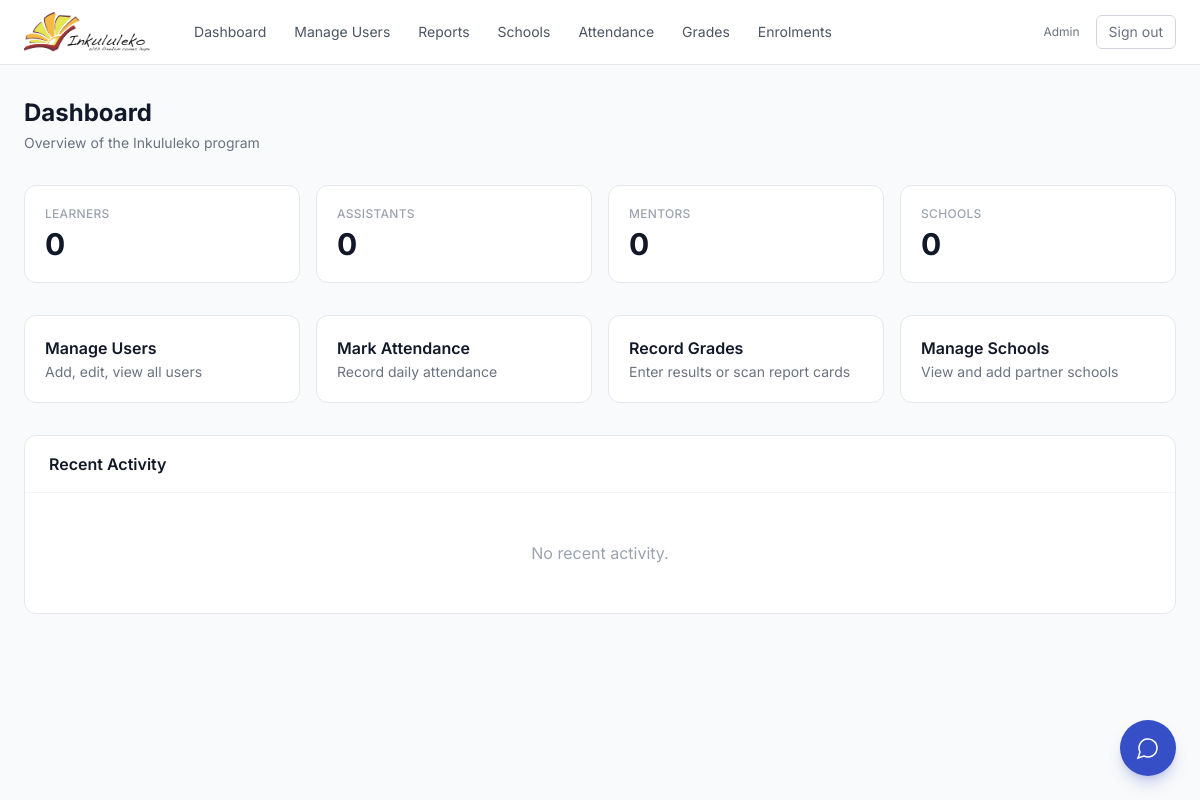
/dashboard/ (signed in), run on an earlier commit of the app's database.
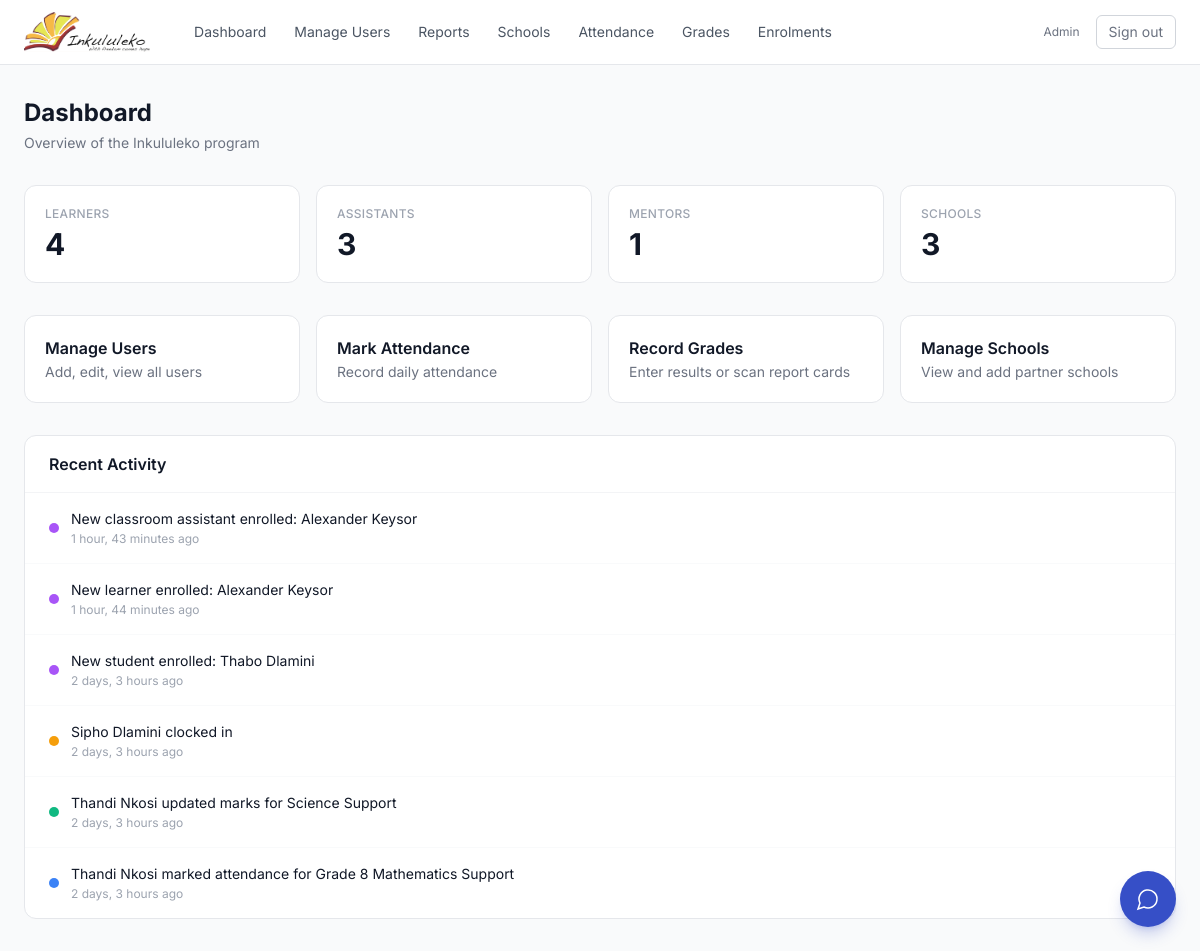
And on a later commit of the database.
### core/models.py (models this page shows, shortened)
class User(AbstractUser):
    class Role(models.TextChoices):
        ADMIN = 'admin', 'Admin'
        ASSISTANT = 'assistant', 'Classroom Assistant'
        LEARNER = 'learner', 'Learner'
        MENTOR = 'mentor', 'Mentor'
    role = models.CharField(
        max_length=20, choices=Role.choices, default=Role.LEARNER
    )
    school = models.ForeignKey(
        'School', on_delete=models.SET_NULL,
        null=True, blank=True, related_name='users'
    )
    display_id = models.CharField(max_length=10, unique=True, blank=True, default='')
    phone = models.CharField(max_length=20, blank=True)
    date_of_birth = models.DateField(null=True, blank=True)
    grade_level = models.CharField(max_length=20, blank=True)
    address = models.TextField(blank=True)
    parent_guardian_name = models.CharField(max_length=200, blank=True)
    parent_guardian_phone = models.CharField(max_length=20, blank=True)
    emergency_contact_name = models.CharField(max_length=200, blank=True)
    emergency_contact_phone = models.CharField(max_length=20, blank=True)
    subject_taught = models.CharField(max_length=100, blank=True)
    grade_levels_taught = models.CharField(max_length=100, blank=True)
    experience_years = models.PositiveIntegerField(null=True, blank=True)
    qualifications = models.TextField(blank=True)
    certifications = models.TextField(blank=True)
    specializations = models.TextField(blank=True)
    organization = models.CharField(max_length=200, blank=True)
    focus_areas = models.CharField(max_length=200, blank=True)
    background = models.CharField(max_length=200, blank=True)
    availability = models.CharField(max_length=200, blank=True)

class ActivityLog(models.Model):
    class ActionType(models.TextChoices):
        ATTENDANCE = 'attendance', 'Attendance'
        GRADE = 'grade', 'Grade'
        ENROLLMENT = 'enrollment', 'Enrollment'
        USER_CREATED = 'user_created', 'User Created'
        LOGIN = 'login', 'Login'
    user = models.ForeignKey(
        User, on_delete=models.CASCADE, related_name='activity_logs'
    )
    action_type = models.CharField(
        max_length=20, choices=ActionType.choices
    )
    description = models.TextField()
    timestamp = models.DateTimeField(auto_now_add=True)
    class Meta:
        ordering = ['-timestamp']

### core/views.py (the view, shortened to what this page needs)
# urls.py: path('dashboard/', views.dashboard_view, name='dashboard'),
@login_required
def dashboard_view(request):
    user = request.user
    ctx = {}
    if user.role == User.Role.ADMIN:
        ctx['total_learners']   = User.objects.filter(role='learner').count()
        ctx['total_assistants'] = User.objects.filter(role='assistant').count()
        ctx['total_mentors']    = User.objects.filter(role='mentor').count()
        ctx['total_schools']    = School.objects.count()
        ctx['recent_activity'] = ActivityLog.objects.select_related('user').order_by('-timestamp')[:10]
        return render(request, 'core/admin_dashboard.html', ctx)

### core/templates/core/admin_dashboard.html (shortened to what this page needs)
{% extends 'core/base.html' %}
{% block content %}
<div class="mb-8">
    <h1 class="text-2xl font-bold text-gray-900">Dashboard</h1>
    <p class="text-gray-500 text-sm mt-1">
        Overview of the Inkululeko program
    </p>
</div>
<div class="grid grid-cols-2 md:grid-cols-4 gap-4 mb-8">
    <a href="{% url 'user_list' %}?role=learner"
       class="bg-white rounded-xl border border-gray-200 p-5
              hover:border-gray-300 hover:shadow-sm transition-all">
        <p class="text-xs font-medium text-gray-400 uppercase tracking-wide">
            Learners
        </p>
        <p class="text-3xl font-bold text-gray-900 mt-1">
            {{ total_learners }}
        </p>
    </a>
    <a href="{% url 'user_list' %}?role=assistant"
       class="bg-white rounded-xl border border-gray-200 p-5
              hover:border-gray-300 hover:shadow-sm transition-all">
        <p class="text-xs font-medium text-gray-400 uppercase tracking-wide">
            Assistants
        </p>
        <p class="text-3xl font-bold text-gray-900 mt-1">
            {{ total_assistants }}
        </p>
    </a>
    <a href="{% url 'user_list' %}?role=mentor"
       class="bg-white rounded-xl border border-gray-200 p-5
              hover:border-gray-300 hover:shadow-sm transition-all">
        <p class="text-xs font-medium text-gray-400 uppercase tracking-wide">
            Mentors
        </p>
        <p class="text-3xl font-bold text-gray-900 mt-1">
            {{ total_mentors }}
        </p>
    </a>
    <a href="{% url 'manage_schools' %}"
       class="bg-white rounded-xl border border-gray-200 p-5
              hover:border-gray-300 hover:shadow-sm transition-all">
        <p class="text-xs font-medium text-gray-400 uppercase tracking-wide">
            Schools
        </p>
        <p class="text-3xl font-bold text-gray-900 mt-1">
            {{ total_schools }}
        </p>
    </a>
</div>
<div class="grid grid-cols-1 md:grid-cols-4 gap-4 mb-8">
    <a href="{% url 'manage_users' %}"
       class="bg-white rounded-xl border border-gray-200 p-5
              hover:border-gray-300 hover:shadow-sm transition-all group">
        <p class="font-semibold text-gray-900 group-hover:text-brand-600
                  transition-colors">Manage Users</p>
        <p class="text-sm text-gray-500 mt-0.5">Add, edit, view all users</p>
    </a>
    <a href="{% url 'mark_attendance' %}"
       class="bg-white rounded-xl border border-gray-200 p-5
              hover:border-gray-300 hover:shadow-sm transition-all group">
        <p class="font-semibold text-gray-900 group-hover:text-brand-600
                  transition-colors">Mark Attendance</p>
        <p class="text-sm text-gray-500 mt-0.5">Record daily attendance</p>
    </a>
    <a href="{% url 'record_grades' %}"
       class="bg-white rounded-xl border border-gray-200 p-5
              hover:border-gray-300 hover:shadow-sm transition-all group">
        <p class="font-semibold text-gray-900 group-hover:text-brand-600
                  transition-colors">Record Grades</p>
        <p class="text-sm text-gray-500 mt-0.5">Enter results or scan report cards</p>
    </a>
    <a href="{% url 'manage_schools' %}"
       class="bg-white rounded-xl border border-gray-200 p-5
              hover:border-gray-300 hover:shadow-sm transition-all group">
        <p class="font-semibold text-gray-900 group-hover:text-brand-600
                  transition-colors">Manage Schools</p>
        <p class="text-sm text-gray-500 mt-0.5">View and add partner schools</p>
    </a>
</div>
<div class="bg-white rounded-xl border border-gray-200 overflow-hidden">
    <div class="px-6 py-4 border-b border-gray-100">
        <h2 class="font-semibold text-gray-900">Recent Activity</h2>
    </div>
    <div class="divide-y divide-gray-50">
        {% for activity in recent_activity %}
        <div class="px-6 py-4 flex items-start gap-3">
            <div class="mt-1.5 shrink-0">
                {% if activity.action_type == 'attendance' %}
                    <span class="inline-flex w-2.5 h-2.5 rounded-full bg-blue-500"></span>
                {% elif activity.action_type == 'grade' %}
                    <span class="inline-flex w-2.5 h-2.5 rounded-full bg-emerald-500"></span>
                {% elif activity.action_type == 'login' %}
                    <span class="inline-flex w-2.5 h-2.5 rounded-full bg-amber-500"></span>
                {% elif activity.action_type == 'user_created' or activity.action_type == 'enrollment' %}
                    <span class="inline-flex w-2.5 h-2.5 rounded-full bg-purple-500"></span>
                {% else %}
                    <span class="inline-flex w-2.5 h-2.5 rounded-full bg-gray-400"></span>
                {% endif %}
            </div>
            <div>
                <p class="text-sm text-gray-900">{{ activity.description }}</p>
                <p class="text-xs text-gray-400 mt-0.5">{{ activity.timestamp|timesince }} ago</p>
            </div>
        </div>
        {% empty %}
        <div class="px-6 py-12 text-center text-gray-400">
            No recent activity.
        </div>
        {% endfor %}
    </div>
</div>
{% endblock %}

### core/templates/core/base.html (shortened to what this page needs)
{% load static %}
<!DOCTYPE html>
<html lang="en">
<head>
    <script src="https://cdn.tailwindcss.com"></script>
</head>
<body class="bg-gray-50 min-h-screen text-gray-800 antialiased">
    {% if user.is_authenticated %}
    <nav class="bg-white border-b border-gray-200 sticky top-0 z-40">
        <div class="max-w-7xl mx-auto px-6 h-16 flex items-center justify-between">
            <div class="flex items-center gap-8">
                <a href="{% url 'dashboard' %}" class="flex items-center">
                    <img src="{% static 'images/logo.png' %}" alt="Inkululeko" class="h-10">
                </a>
                <div class="hidden md:flex items-center gap-1 text-sm">
                    <a href="{% url 'dashboard' %}"
                       class="px-3 py-2 rounded-md text-gray-600
                              hover:text-gray-900 hover:bg-gray-100
                              transition-colors">
                        Dashboard
                    </a>
                    {% if user.role == 'admin' %}
                    <a href="{% url 'manage_users' %}"
                       class="px-3 py-2 rounded-md text-gray-600
                              hover:text-gray-900 hover:bg-gray-100
                              transition-colors">
                        Manage Users
                    </a>
                    <a href="{% url 'reports' %}"
                       class="px-3 py-2 rounded-md text-gray-600
                              hover:text-gray-900 hover:bg-gray-100
                              transition-colors">
                        Reports
                    </a>
                    <a href="{% url 'manage_schools' %}"
                       class="px-3 py-2 rounded-md text-gray-600
                              hover:text-gray-900 hover:bg-gray-100
                              transition-colors">
                        Schools
                    </a>
                    {% endif %}
                    {% if user.role == 'admin' or user.role == 'assistant' %}
                    <a href="{% url 'mark_attendance' %}"
                       class="px-3 py-2 rounded-md text-gray-600
                              hover:text-gray-900 hover:bg-gray-100
                              transition-colors">
                        Attendance
                    </a>
                    <a href="{% url 'record_grades' %}"
                       class="px-3 py-2 rounded-md text-gray-600
                              hover:text-gray-900 hover:bg-gray-100
                              transition-colors">
                        Grades
                    </a>
                    <a href="{% url 'manage_enrollments' %}"
                       class="px-3 py-2 rounded-md text-gray-600
                              hover:text-gray-900 hover:bg-gray-100
                              transition-colors">
                        Enrolments
                    </a>
                    {% endif %}
                </div>
            </div>
            <div class="flex items-center gap-4">
                <div class="text-right hidden sm:block">
                    <p class="text-xs text-gray-500">
                        {{ user.get_role_display }}
                    </p>
                </div>
                <a href="{% url 'logout' %}"
                   class="text-sm text-gray-500 hover:text-gray-700
                          px-3 py-1.5 border border-gray-300 rounded-md
                          hover:bg-gray-50 transition-colors">
                    Sign out
                </a>
            </div>
        </div>
    </nav>
    {% endif %}
    <main class="max-w-7xl mx-auto px-6 py-8">
        {% block content %}{% endblock %}
    </main>
    {% if user.is_authenticated %}
        {% include 'core/partials/_chatbot.html' %}
    {% endif %}
</body>
</html>

### core/templates/core/partials/_chatbot.html (shortened to what this page needs)
<button onclick="toggleChat()"
        id="chat-toggle"
        class="fixed bottom-6 right-6 w-14 h-14 bg-brand-600
               hover:bg-brand-700 text-white rounded-full shadow-lg
               shadow-brand-600/25 flex items-center justify-center
               transition-all hover:scale-105 z-50">
    <svg xmlns="http://www.w3.org/2000/svg" class="w-6 h-6" fill="none"
         viewBox="0 0 24 24" stroke="currentColor" stroke-width="1.5">
        <path d="M7.9 20A9 9 0 1 0 4 16.1L2 22Z"/>
    </svg>
</button>

### core/templates/core/base.html (style rules this page uses)
body { font-family: 'Inter', system-ui, sans-serif; }

What changed in the data, as far as the page shows it:
added ActivityLog: action_type "user_created" (drawn), description "New classroom assistant enrolled: Alexander Keysor", timestamp "1 hour, 43 minutes"
added ActivityLog: action_type "user_created" (drawn), description "New learner enrolled: Alexander Keysor", timestamp "1 hour, 44 minutes"
added ActivityLog: action_type "user_created" (drawn), description "New student enrolled: Thabo Dlamini", timestamp "2 days, 3 hours"
added ActivityLog: action_type "login" (drawn), description "Sipho Dlamini clocked in", timestamp "2 days, 3 hours"
added ActivityLog: action_type "grade" (drawn), description "Thandi Nkosi updated marks for Science Support", timestamp "2 days, 3 hours"
added ActivityLog: action_type "attendance" (drawn), description "Thandi Nkosi marked attendance for Grade 8 Mathematics Support", timestamp "2 days, 3 hours"
Also different on the page:
{{ total_learners }}: "0" → "4"
{{ total_assistants }}: "0" → "3"
{{ total_mentors }}: "0" → "1"
{{ total_schools }}: "0" → "3"
text no longer shown: "No recent activity."
